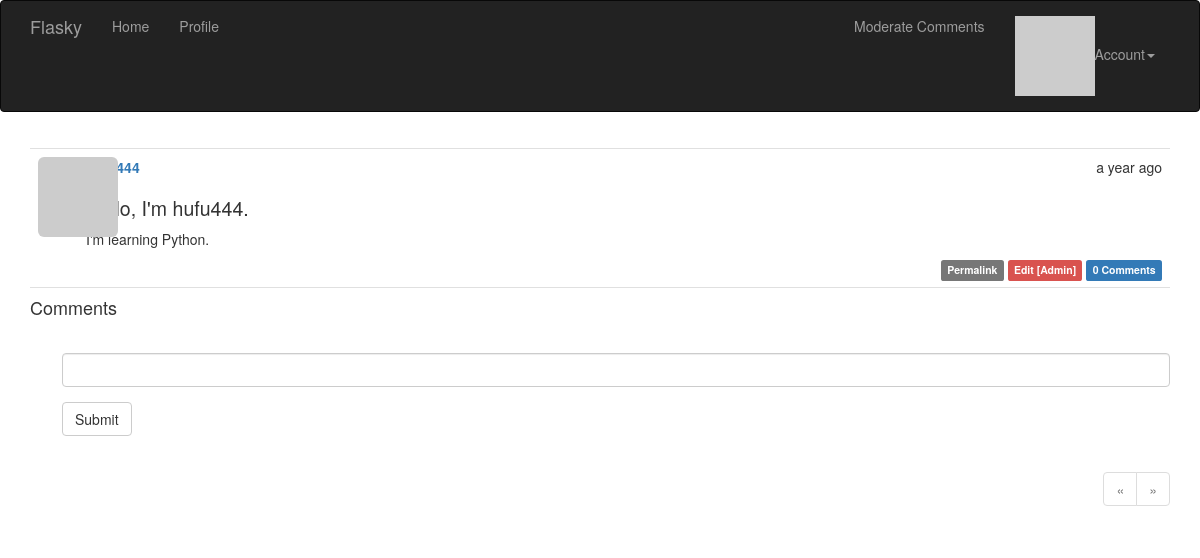
The page /post/2 (signed in) on the database as committed earlier.
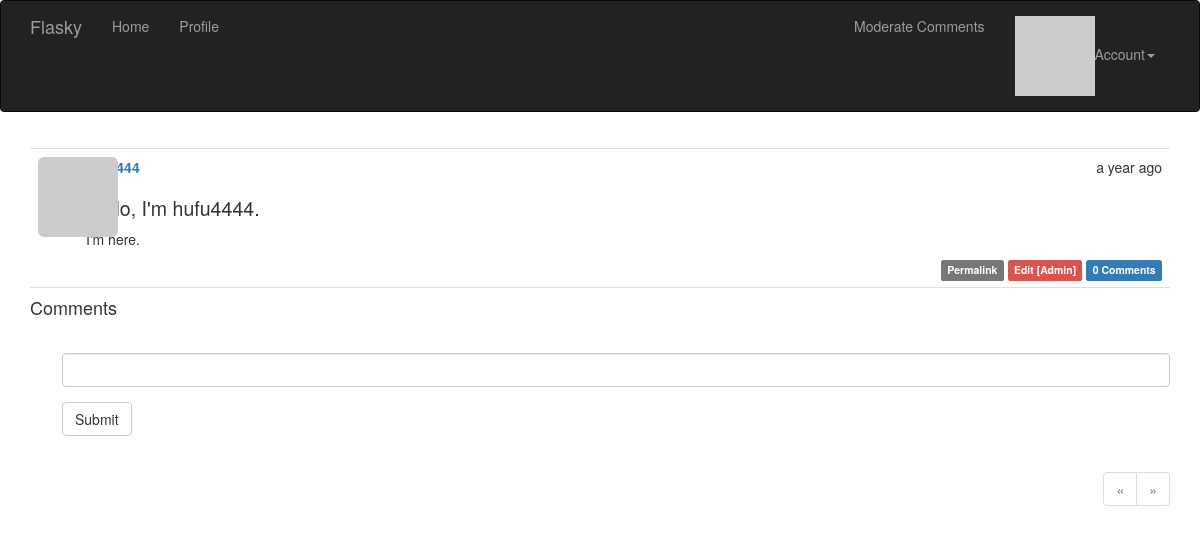
The same page on the database as committed later.
### app/models.py (models this page shows, shortened)
class Post(db.Model):
    __tablename__ = "posts"
    id = db.Column(db.Integer, primary_key=True)
    body = db.Column(db.Text)
    body_html = db.Column(db.Text)
    timestamp = db.Column(db.DateTime, index=True, default=datetime.utcnow)
    author_id = db.Column(db.Integer, db.ForeignKey('users.id'))
    comments = db.relationship('Comment', backref='post', lazy='dynamic')
    '''@staticmethod
    def generate_fake(count=100):
        from random import seed, randint
        import forgery_py

        seed()
        user_count = User.query.count()
        for i in range(count):
            u = User.query.offset(randint(0, user_count - 1)).first()
            p = Post(body=forgery_py.lorem_ipsum.sentences(randint(1, 3)),
                timestamp=forgery_py.date.date(True),
                author=u)
            db.session.add(p)
            db.session.commit()'''

### app/main/views.py (the view)
@main.route('/post/<int:id>', methods=['GET', 'POST'])
def post(id):
    post = Post.query.get_or_404(id)
    form = CommentForm()
    if form.validate_on_submit():
        comment = Comment(body=form.body.data, post=post, author=current_user._get_current_object())
        db.session.add(comment)
        db.session.commit()
        flash('Your comment has been published.')
        return redirect(url_for('.post', id=post.id, page=-1))
    page = request.args.get('page', 1, type=int)
    if page == -1:
        page = (post.comments.count() -1) // current_app.config['FLASKY_COMMENTS_PER_PAGE'] + 1
    pagination = post.comments.order_by(Comment.timestamp.asc()).paginate(page,
        per_page=current_app.config['FLASKY_COMMENTS_PER_PAGE'], error_out=False)
    comments = pagination.items
    '''moderate = False
    if current_user.is_administrator() or post.author == current_user._get_current_object():
        moderate = True'''
    return render_template('post.html', posts=[post], form=form, comments=comments, pagination=pagination)#, moderate=moderate)

### app/main/forms.py
class CommentForm(Form):
    body = StringField('', validators=[Required()])
    submit = SubmitField('Submit')

### app/auth/views.py (called while the page is built)
@auth.before_app_request
def before_request():
    if current_user.is_authenticated:
        current_user.ping()
        if not current_user.confirmed and request.endpoint[:5] != 'auth.':
            return redirect(url_for('auth.unconfirmed'))

### app/main/__init__.py (called while the page is built)
@main.app_context_processor
def inject_permissions():
    return dict(Permission=Permission)  #返回一个字典

### app/main/views.py (called while the page is built)
@main.after_app_request
def after_request(response):
    for query in get_debug_queries():
        if query.duration >= current_app.config['FLASKY_SLOW_DB_QUERY_TIME']:
            current_app.logger.warning(
                'Slow query: %s\nParameters: %s\nDuration: %fs\nContext: %s\n' %
                (query.statement, query.parameters, query.duration, query.context))
    return response

### app/models.py (called while the page is built)
@login_manager.user_loader
def load_user(user_id):
    return User.query.get(int(user_id))

    def has_permission(self, perm):
        return self.permissions & perm == perm

    def can(self, perm):
        return self.role is not None and self.role.has_permission(perm)

    def is_administrator(self):
        return self.can(Permission.ADMIN)

### app/templates/post.html (shortened to what this page needs)
{% extends "base.html" %}
{% import "bootstrap/wtf.html" as wtf %}
{% import "_macros.html" as macros %}
{% block page_content %}
{% include '_posts.html' %}
<h4 id="comments">Comments</h4>
{% if current_user.can(Permission.COMMENT) %}
<div class="comment-form">
    {{wtf.quick_form(form)}}
</div>
{% endif %}
{% if pagination %}
<div class="pagination">
    {{macros.pagination_widget(pagination, '.post', fragment='#comments', id=posts[0].id)}}
</div>
{% endif %}
{% endblock %}

### app/templates/_posts.html
<ul class="posts">
{% for post in posts %}
<li class="post">
<div class="post-thumbnail">
<a href="{{url_for('.user', username=post.author.username)}}"><img class="img-rounded profile-thumbnail"
    src="{{post.author.gravatar(size=40)}}"></a>
</div>
<div class="post-content">
<div class="post-date">{{moment(post.timestamp).fromNow()}}</div>
<div class="post-author">
<a href="{{url_for('.user', username=post.author.username)}}">{{post.author.username}}</a>
</div>
<div class="post-body">
{% if post.body_html %}
{{post.body_html | safe}}
{% else %}
{{post.body}}
{% endif %}
</div>
<div class="post-footer">
<a href="{{url_for('.post', id=post.id)}}">
<span class="label label-default">Permalink</span>
</a>
{% if current_user == post.author %}
<a href="{{url_for('.edit', id=post.id)}}"><span class="label label-primary">Edit</span></a>
{% elif current_user.is_administrator() %}
<a href="{{url_for('.edit', id=post.id)}}"><span class="label label-danger">Edit [Admin]</span></a>
{% endif %}
<a href="{{url_for('.post', id=post.id)}}#comments"><span class="label label-primary">
{{post.comments.count()}} Comments</span>
</a>
</div>
</div>
</li>
{% endfor %}
</ul>

Rows that differ between the two databases and show on the page:
changed Post "a year ago": body_html "Hello, I'm hufu444. I'm learning Python." → "Hello, I'm hufu4444. I'm here."
